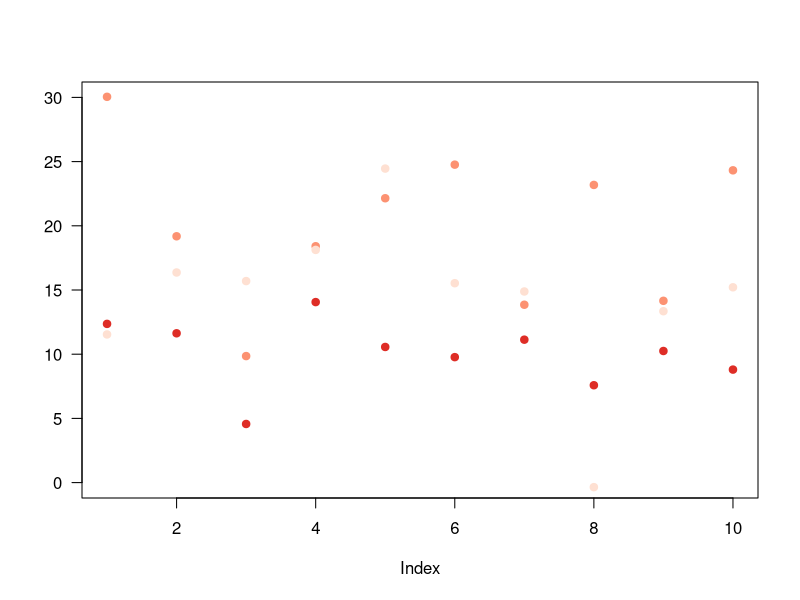

This chart was generated by the following R code:
############################
# CreateData.r
# Project: GitHubTestProject.Rproj

# File description: A file that creates a small data set and calculates some statistics

# Created: January 4, 2016
# R Version: 3.2.0
# GitHub: Yes
# Author: A Putt
############################

# Make some data
fishes <- data.frame(index = 1:10, redfish = rnorm(10,20,5), bluefish = rnorm(10,10,3), greenfish = rnorm(10,10,10))

# Plot the data
plot(fishes$index,fishes$bluefish,col="#de2d26",pch=19,xlab="",ylab="",ylim=c(0,30),las=1)
points(fishes$index,fishes$redfish,col="#fc9272",pch=19)
points(fishes$index,fishes$greenfish,col="#fee0d2",pch=19)
mtext(side=1,text="Index",line=3)
